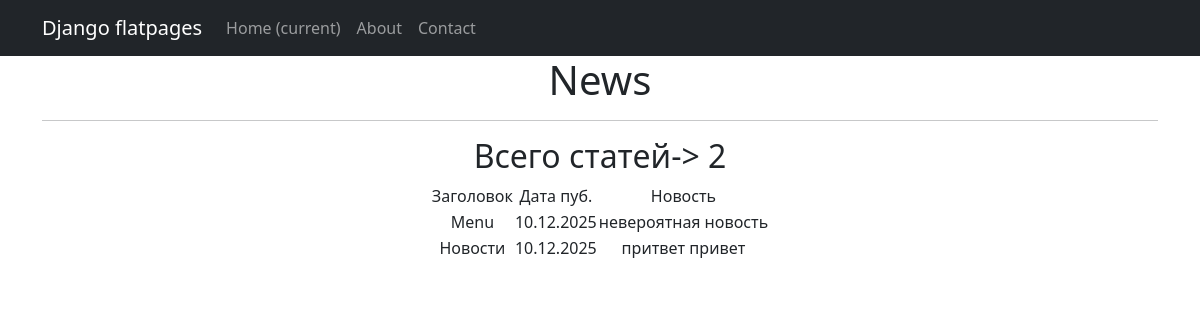
Page /news/ on the committed database.
### news/models.py (models this page shows, shortened)
class Post(models.Model):
    ARTICLE = 'AR'
    NEWS = 'NW'
    POST_TYPES = [
        (ARTICLE, 'Статья'),
        (NEWS, 'Новость'),
    ]
    author = models.ForeignKey(Author, on_delete=models.CASCADE)
    post_type = models.CharField(max_length=2, choices=POST_TYPES)
    created_at = models.DateTimeField(auto_now_add=True)
    categories = models.ManyToManyField(Category, through='PostCategory')
    title = models.CharField(max_length=255)
    content = models.TextField()
    rating = models.IntegerField(default=0)

### news/views.py (the view)
# urls.py: path('', PostList.as_view(), name = 'post_list'),
class PostList(ListView):
    model = Post
    template_name = 'posts.html'
    context_object_name = 'posts'
    ordering = ['-created_at']
    paginate_by = 2

### news/templatetags/custom_filters.py (called while the page is built)
@register.filter
def censor(value):
    if not isinstance(value, str):
        return value
    result = value.split()
    for k in range(len(result)):
            if result[k].lower() in CENSOR_WORDS:
                result[k] = result[k][0] + ('*' * (len(result[k])-1))
    return  " ".join(result)

### templates/posts.html (shortened to what this page needs)
{% extends 'flatpages/default.html' %}
{% load custom_filters %}
{% block content %}
   <h1>News</h1>
   <hr>
   <h2>Всего статей-> {{posts|length}}</h2>
   {% if posts %}
   <div style = "text-align: center;">
       <table style = "display: inline-block;">
           <tr>
               <td>Заголовок</td>
               <td>Дата пуб.</td>
               <td>Новость</td>
           </tr>
           {% for post in posts %}
           <tr>
               <td>{{ post.title|censor }}</td>
               <td>{{ post.created_at|date:'d.m.o' }}</td>
               <td>{{ post.content|truncatechars:20|censor }}</td>
           </tr>
           {% endfor %}
    </div>
   {% else %}
       <h2>Не нашли то что вы искали</h2>
   {% endif %}
{% endblock content %}

### rows in the picture
Post: title|censor "Menu", created_at "10.12.2025", content|censor "невероятная новость"
Post: title|censor "Новости", created_at "10.12.2025", content|censor "притвет привет"

### other values in the picture
{{ posts|length }} "2"
